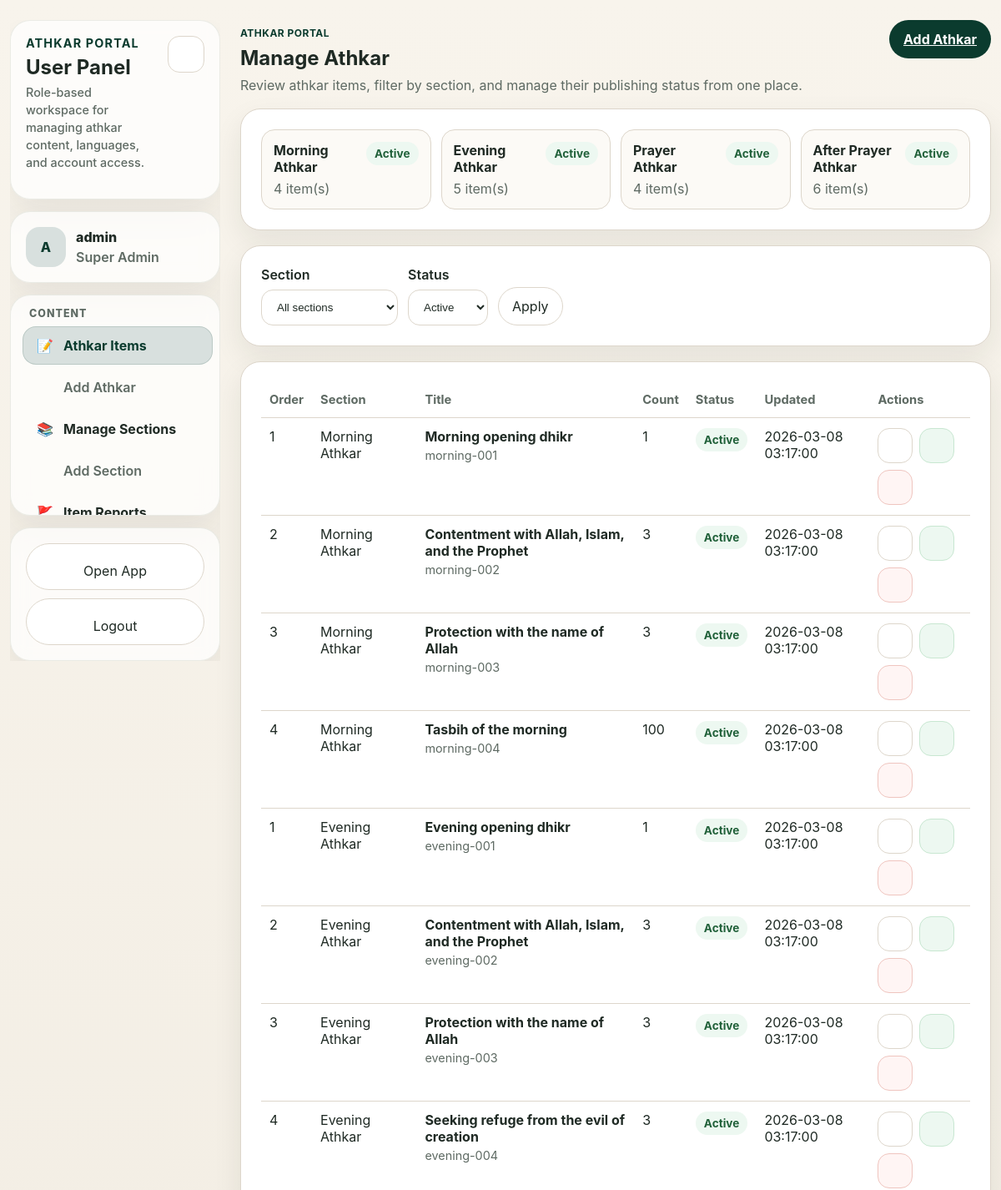
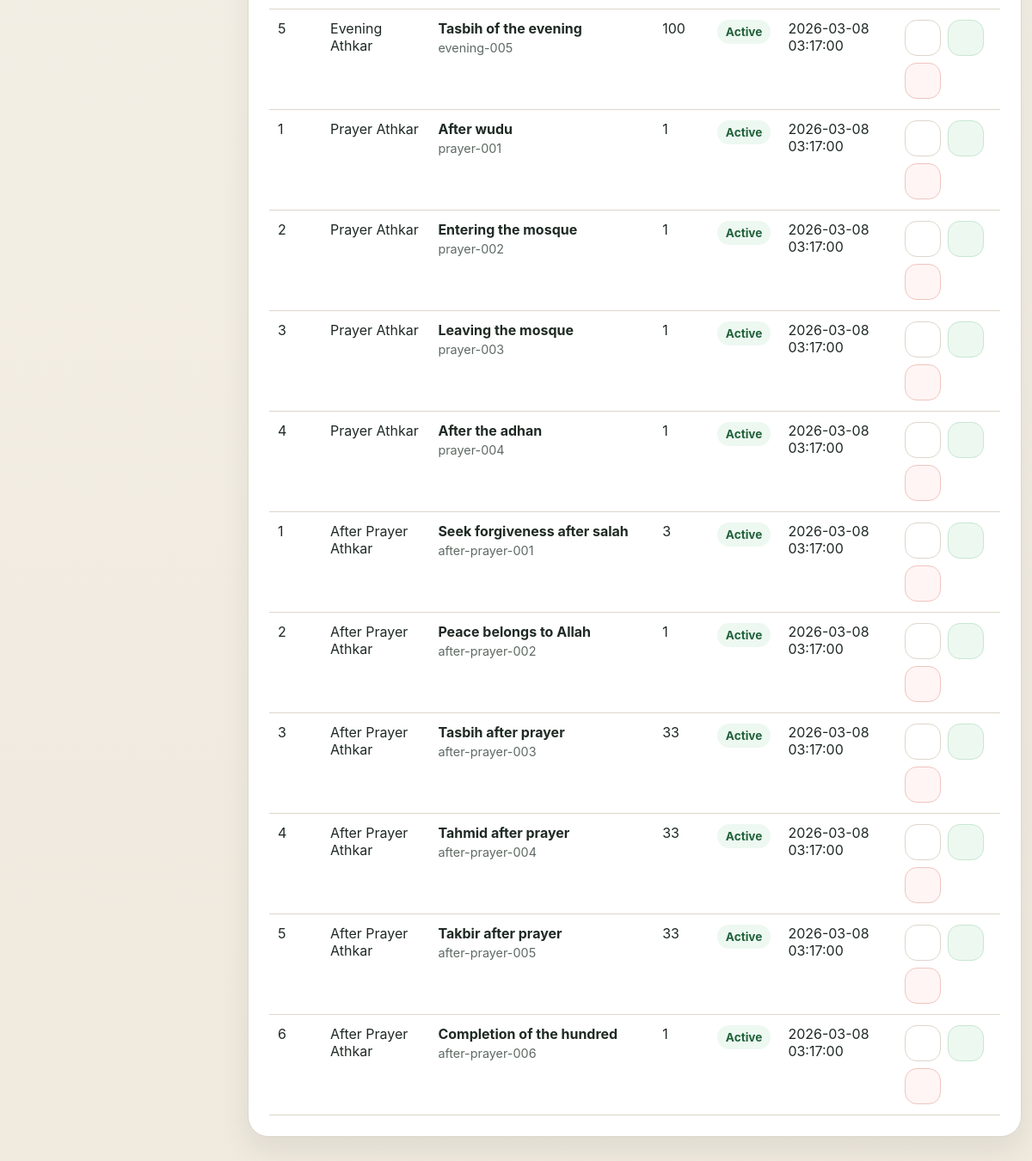
/user/index.php (signed in), run on the app's committed database (2 pictures, top to bottom).
### tables this page shows
CREATE TABLE IF NOT EXISTS athkar_sections (
  slug VARCHAR(50) NOT NULL PRIMARY KEY,
  label VARCHAR(100) NOT NULL,
  description VARCHAR(255) DEFAULT NULL,
  icon VARCHAR(16) DEFAULT NULL,
  display_order INT UNSIGNED NOT NULL DEFAULT 1,
  is_active TINYINT(1) NOT NULL DEFAULT 1,
  created_at TIMESTAMP NOT NULL DEFAULT CURRENT_TIMESTAMP,
  updated_at TIMESTAMP NOT NULL DEFAULT CURRENT_TIMESTAMP ON UPDATE CURRENT_TIMESTAMP
);

CREATE TABLE IF NOT EXISTS athkar_items (
  id INT UNSIGNED NOT NULL AUTO_INCREMENT PRIMARY KEY,
  item_key VARCHAR(120) NOT NULL,
  section_slug VARCHAR(50) NOT NULL,
  title VARCHAR(255) NOT NULL,
  arabic TEXT NOT NULL,
  transliteration TEXT DEFAULT NULL,
  translation TEXT DEFAULT NULL,
  source TEXT DEFAULT NULL,
  repetition_count INT UNSIGNED NOT NULL DEFAULT 1,
  display_order INT UNSIGNED NOT NULL DEFAULT 1,
  is_active TINYINT(1) NOT NULL DEFAULT 1,
  created_at TIMESTAMP NOT NULL DEFAULT CURRENT_TIMESTAMP,
  updated_at TIMESTAMP NOT NULL DEFAULT CURRENT_TIMESTAMP ON UPDATE CURRENT_TIMESTAMP,
  UNIQUE KEY uniq_item_key (item_key),
  KEY idx_section_order (section_slug, display_order),
  CONSTRAINT fk_athkar_items_section
    FOREIGN KEY (section_slug) REFERENCES athkar_sections (slug)
    ON UPDATE CASCADE
    ON DELETE RESTRICT
);

### config/auth.php (called while the page is built, shortened)
<?php
function admin_is_logged_in(): bool
{
    return !empty($_SESSION['athkar_admin']) && is_array($_SESSION['athkar_admin']);
}
function admin_current_user(): ?array
{
    return admin_is_logged_in() ? $_SESSION['athkar_admin'] : null;
}
function admin_current_role(): ?string
{
    $u = admin_current_user();
    $role = (string)($u['role'] ?? '');
    if ($role !== '') return $role;
    return ATHKAR_ROLE_EDITOR;
}
function admin_is_editor(): bool
{
    $r = admin_current_role();
    return $r === ATHKAR_ROLE_EDITOR || $r === ATHKAR_ROLE_SUPER;
}
function esc(?string $value): string
{
    return htmlspecialchars((string)$value, ENT_QUOTES, 'UTF-8');
}
function role_label(?string $role): string
{
    if ($role === ATHKAR_ROLE_SUPER) return 'Super Admin';
    return 'User';
}

### user/index.php (the view, shortened to what this page needs)
<?php
require_once __DIR__ . '/../config/auth.php';
$pdo = app_pdo();
$statusFilter = trim((string)($_GET['status'] ?? 'active'));
$sectionStats = $pdo->query(
    'SELECT s.slug, s.label, s.is_active, COUNT(i.id) AS item_count
     FROM athkar_sections s
     LEFT JOIN athkar_items i ON i.section_slug = s.slug
     GROUP BY s.slug, s.label, s.is_active, s.display_order
     ORDER BY s.display_order ASC, s.slug ASC'
)->fetchAll();
$sql = 'SELECT i.id, i.item_key, i.title, i.section_slug, i.repetition_count, i.display_order, i.is_active, i.updated_at, s.label AS section_label
        FROM athkar_items i
        INNER JOIN athkar_sections s ON s.slug = i.section_slug
        WHERE 1=1';
$params = [];
if ($statusFilter === 'active') {
    $sql .= ' AND i.is_active = 1';
} elseif ($statusFilter === 'inactive') {
    $sql .= ' AND i.is_active = 0';
}
$sql .= ' ORDER BY s.display_order ASC, i.display_order ASC, i.id ASC';
$stmt = $pdo->prepare($sql);
$stmt->execute($params);
$items = $stmt->fetchAll();
?><!DOCTYPE html>
<html lang="en">
<head>
  <link rel="stylesheet" href="../css/style.css" />
  <link rel="stylesheet" href="../css/admin.css" />
</head>
<body class="admin-body">
  <main class="admin-app-shell">
    <?php $activePage = 'items'; include __DIR__ . '/_nav.php'; ?>
    <section class="admin-content">
      <header class="admin-page-header">
        <div class="admin-page-title">
          <p class="eyebrow">Athkar Portal</p>
          <h1>Manage Athkar</h1>
          <p class="admin-subtitle">Review athkar items, filter by section, and manage their publishing status from one place.</p>
        </div>
        <div class="admin-page-actions">
          <a class="primary-button" href="edit.php">Add Athkar</a>
        </div>
      </header>
    <section class="admin-panel">
      <div class="admin-section-summary-grid">
        <?php foreach ($sectionStats as $section): ?>
          <article class="admin-section-summary-card">
            <div>
              <strong><?= esc($section['label']) ?></strong>
              <p><?= esc((string)$section['item_count']) ?> item(s)</p>
            </div>
            <span class="admin-status <?= (int)$section['is_active'] === 1 ? 'is-active' : 'is-inactive' ?>">
              <?= (int)$section['is_active'] === 1 ? 'Active' : 'Inactive' ?>
            </span>
          </article>
        <?php endforeach; ?>
      </div>
    </section>
    <section class="admin-panel">
      <form method="get" class="admin-filter-row">
        <label class="admin-inline-field">
          <span>Section</span>
          <select class="admin-select" name="section">
            <option value="">All sections</option>
          </select>
        </label>
        <label class="admin-inline-field">
          <span>Status</span>
          <select class="admin-select" name="status">
            <option value="active" <?= $statusFilter === 'active' ? 'selected' : '' ?>>Active</option>
          </select>
        </label>
        <button class="ghost-button" type="submit">Apply</button>
      </form>
    </section>
    <section class="admin-panel">
      <div class="admin-table-wrap">
        <table class="admin-table">
          <thead>
            <tr>
              <th>Order</th>
              <th>Section</th>
              <th>Title</th>
              <th>Count</th>
              <th>Status</th>
              <th>Updated</th>
              <th>Actions</th>
            </tr>
          </thead>
          <tbody>
            <?php foreach ($items as $item): ?>
              <tr>
                <td><?= esc((string)$item['display_order']) ?></td>
                <td><?= esc($item['section_label']) ?></td>
                <td>
                  <div class="admin-title-cell">
                    <strong><?= esc($item['title']) ?></strong>
                    <span><?= esc($item['item_key']) ?></span>
                  </div>
                </td>
                <td><?= esc((string)$item['repetition_count']) ?></td>
                <td>
                  <span class="admin-status <?= (int)$item['is_active'] === 1 ? 'is-active' : 'is-inactive' ?>">
                    <?= (int)$item['is_active'] === 1 ? 'Active' : 'Inactive' ?>
                  </span>
                </td>
                <td><?= esc($item['updated_at']) ?></td>
                <td>
                  <div class="admin-action-row">
                    <a class="ghost-button admin-icon-button" href="edit.php?id=<?= esc((string)$item['id']) ?>" title="Edit athkar" aria-label="Edit athkar"><?= admin_icon('edit') ?></a>
                    <form method="post" action="toggle.php">
                      <button class="ghost-button admin-icon-button <?= (int)$item['is_active'] === 1 ? 'is-toggle-active' : 'is-toggle-inactive' ?>" type="submit" title="<?= (int)$item['is_active'] === 1 ? 'Deactivate athkar' : 'Activate athkar' ?>" aria-label="<?= (int)$item['is_active'] === 1 ? 'Deactivate athkar' : 'Activate athkar' ?>">
                      </button>
                    </form>
                    <form method="post" action="delete.php" onsubmit="return confirm('Delete this athkar permanently?');">
                      <button class="ghost-button admin-icon-button is-danger" type="submit" title="Delete athkar" aria-label="Delete athkar"><?= admin_icon('delete') ?></button>
                    </form>
                  </div>
                </td>
              </tr>
            <?php endforeach; ?>
          </tbody>
        </table>
      </div>
    </section>
    </section>
  </main>
</body>
</html>

### user/_nav.php (shortened to what this page needs)
<?php
require_once __DIR__ . '/../config/auth.php';
$user = admin_current_user();
$role = admin_current_role();
$activePage = $activePage ?? '';
$currentScript = basename($_SERVER['PHP_SELF'] ?? '');
$username = (string)($user['username'] ?? '');
$avatar = strtoupper(substr($username !== '' ? $username : 'U', 0, 1));
function sidebar_link(string $href, string $label, string $pageKey, string $activePage, string $icon = ''): string {
    $cls = 'admin-sidebar-link' . ($pageKey === $activePage ? ' is-active' : '');
    $aria = $pageKey === $activePage ? ' aria-current="page"' : '';
    $iconHtml = $icon !== '' ? '<span class="admin-sidebar-link__icon">' . $icon . '</span>' : '';
    return '<a class="' . $cls . '" href="' . esc($href) . '"' . $aria . ' title="' . esc($label) . '">' . $iconHtml . '<span class="admin-sidebar-link__text">' . esc($label) . '</span></a>';
}
function sidebar_sublink(string $href, string $label, bool $isActive = false): string {
    $cls = 'admin-sidebar-sublink' . ($isActive ? ' is-active' : '');
    $aria = $isActive ? ' aria-current="page"' : '';
    return '<a class="' . $cls . '" href="' . esc($href) . '"' . $aria . '>' . esc($label) . '</a>';
}
$canEdit = admin_is_editor();
$roleLabel = role_label($role);
$currentLang = $_GET['lang'] ?? 'en';
?><button class="ghost-button admin-mobile-sidebar-open" type="button" data-admin-mobile-open aria-label="Open navigation" aria-expanded="false" title="Open navigation">
<aside class="admin-sidebar" data-admin-sidebar>
  <div class="admin-sidebar-card admin-sidebar-brand">
    <div class="admin-sidebar-brand__row">
      <div>
        <p class="admin-eyebrow">Athkar Portal</p>
        <h2>User Panel</h2>
        <p class="admin-help-inline">Role-based workspace for managing athkar content, languages, and account access.</p>
      </div>
      <div class="admin-sidebar-controls">
        <button class="ghost-button admin-sidebar-toggle" type="button" data-admin-sidebar-toggle aria-expanded="true" aria-label="Collapse sidebar" title="Collapse sidebar">
        </button>
      </div>
    </div>
  </div>
  <div class="admin-sidebar-card admin-sidebar-account">
    <span class="admin-sidebar-account__avatar"><?= esc($avatar) ?></span>
    <div class="admin-sidebar-account__meta">
      <span class="admin-sidebar-account__name"><?= esc($username) ?></span>
      <span class="admin-sidebar-account__role"><?= esc($roleLabel) ?></span>
    </div>
  </div>
  <nav class="admin-sidebar-card admin-sidebar-nav" aria-label="Portal navigation">
    <?php if ($canEdit): ?>
      <div class="admin-sidebar-group">
        <p class="admin-sidebar-group__label">Content</p>
        <?= sidebar_link('index.php', 'Athkar Items', 'items', $activePage, '📝') ?>
        <div class="admin-sidebar-subnav">
          <?= sidebar_sublink('edit.php', 'Add Athkar', $currentScript === 'edit.php') ?>
        </div>
        <?= sidebar_link('sections.php', 'Manage Sections', 'sections', $activePage, '📚') ?>
        <div class="admin-sidebar-subnav">
          <?= sidebar_sublink('section-edit.php', 'Add Section', $currentScript === 'section-edit.php') ?>
        </div>
        <?= sidebar_link('reports.php', 'Item Reports', 'reports', $activePage, '🚩') ?>
      </div>
    <?php endif; ?>
  </nav>
  <div class="admin-sidebar-card admin-sidebar-footer">
    <a class="ghost-button admin-sidebar-footer__button" href="../app/<?= esc(rawurlencode($currentLang !== '' ? $currentLang : 'en')) ?>/" target="_blank" rel="noreferrer" title="Open app">
      <span class="admin-sidebar-footer__button-text">Open App</span>
    </a>
    <a class="ghost-button admin-sidebar-footer__button" href="logout.php" title="Logout">
      <span class="admin-sidebar-footer__button-text">Logout</span>
    </a>
  </div>
</aside>

### css/style.css (style rules this page uses)
:root { --theme-accent: #0b3b2e; --theme-light-bg: #f6f3ec; --theme-light-surface: #ffffff; --theme-dark-bg: #0c1210; --theme-dark-surface: #111a16; --bg-top: var(--theme-light-bg); --bg-bottom: color-mix(in srgb, var(--theme-light-bg) 88%, white 12%); --arabic-top: color-mix(in srgb, var(--theme-light-surface) 84%, white 16%); --arabic-bottom: color-mix(in srgb, var(--theme-light-bg) 82%, var(--theme-light-surface) 18%); --panel-top: color-mix(in srgb, var(--theme-light-surface) 86%, var(--theme-light-bg) 14%); --panel-bottom: color-mix(in srgb, var(--theme-light-bg) 82%, var(--theme-light-surface) 18%); --sticky-top: color-mix(in srgb, var(--theme-light-surface) 98%, transparent); --sticky-bottom: color-mix(in srgb, var(--theme-light-surface) 88%, transparent); --dock-bg: color-mix(in srgb, var(--theme-light-surface) 96%, transparent); --overlay-bg: color-mix(in srgb, var(--theme-light-bg) 55%, transparent); --overlay-spinner: rgba(31, 42, 36, 0.12); --bg: var(--theme-light-bg); --surface: var(--theme-light-surface); --surface-soft: color-mix(in srgb, var(--theme-light-surface) 72%, var(--theme-light-bg) 28%); --text: #1f2a24; --muted: #5e6a63; --accent: var(--theme-accent); --accent-soft: color-mix(in srgb, var(--theme-accent) 16%, white 84%); --link-color: #2a69c7; --border: color-mix(in srgb, var(--theme-light-bg) 62%, #b3a794 38%); --shadow: 0 14px 34px rgba(24, 35, 28, 0.08); --radius-lg: 24px; --radius-md: 16px; --radius-sm: 12px; --dock-height: 154px; }
* { box-sizing: border-box; }
html { font-size: 16px; -webkit-text-size-adjust: 100%; }
body { transition: background-color 200ms ease, color 200ms ease; margin: 0; font-family: Inter, ui-sans-serif, system-ui, -apple-system, BlinkMacSystemFont, "Segoe UI", sans-serif; color: var(--text); background: linear-gradient(180deg, var(--bg-top) 0%, var(--bg-bottom) 100%); }
button, a { font: inherit; }
h1, h2, h3, p { margin-top: 0; }
.eyebrow { margin-bottom: 8px; color: var(--accent); font-weight: 700; letter-spacing: 0.04em; text-transform: uppercase; font-size: 0.75rem; }
.primary-button, .ghost-button { border-radius: 999px; padding: 12px 16px; border: 1px solid transparent; cursor: pointer; -webkit-tap-highlight-color: transparent; }
.primary-button { background: var(--accent); color: #fff; font-weight: 700; }
.ghost-button { background: var(--surface); border-color: var(--border); color: var(--text); }
a.ghost-button { text-decoration: none; display: inline-grid; place-items: center; }
.tap-safe, button, a, .tab-button { touch-action: manipulation; }
:root { --dock-bg: color-mix(in srgb, var(--theme-light-surface) 96%, transparent); --overlay-bg: color-mix(in srgb, var(--theme-light-bg) 55%, transparent); --overlay-spinner: color-mix(in srgb, var(--theme-dark-bg) 12%, transparent); --dock-height: 138px; }

### data on the page
athkar_sections: label "Morning Athkar", item_count "4", is_active "Active"
athkar_sections: label "Evening Athkar", item_count "5", is_active "Active"
athkar_sections: label "Prayer Athkar", item_count "4", is_active "Active"
athkar_sections: label "After Prayer Athkar", item_count "6", is_active "Active"
athkar_items: display_order "1", section_slug.label "Morning Athkar", title "Morning opening dhikr", item_key "morning-001", repetition_count "1", is_active "Active", updated_at "2026-03-08 03:17:00"
athkar_items: display_order "2", section_slug.label "Morning Athkar", title "Contentment with Allah, Islam, and the Prophet", item_key "morning-002", repetition_count "3", is_active "Active", updated_at "2026-03-08 03:17:00"
athkar_items: display_order "3", section_slug.label "Morning Athkar", title "Protection with the name of Allah", item_key "morning-003", repetition_count "3", is_active "Active", updated_at "2026-03-08 03:17:00"
athkar_items: display_order "4", section_slug.label "Morning Athkar", title "Tasbih of the morning", item_key "morning-004", repetition_count "100", is_active "Active", updated_at "2026-03-08 03:17:00"
athkar_items: display_order "1", section_slug.label "Evening Athkar", title "Evening opening dhikr", item_key "evening-001", repetition_count "1", is_active "Active", updated_at "2026-03-08 03:17:00"
athkar_items: display_order "2", section_slug.label "Evening Athkar", title "Contentment with Allah, Islam, and the Prophet", item_key "evening-002", repetition_count "3", is_active "Active", updated_at "2026-03-08 03:17:00"
athkar_items: display_order "3", section_slug.label "Evening Athkar", title "Protection with the name of Allah", item_key "evening-003", repetition_count "3", is_active "Active", updated_at "2026-03-08 03:17:00"
athkar_items: display_order "4", section_slug.label "Evening Athkar", title "Seeking refuge from the evil of creation", item_key "evening-004", repetition_count "3", is_active "Active", updated_at "2026-03-08 03:17:00"
athkar_items: display_order "5", section_slug.label "Evening Athkar", title "Tasbih of the evening", item_key "evening-005", repetition_count "100", is_active "Active", updated_at "2026-03-08 03:17:00"
athkar_items: display_order "1", section_slug.label "Prayer Athkar", title "After wudu", item_key "prayer-001", repetition_count "1", is_active "Active", updated_at "2026-03-08 03:17:00"
athkar_items: display_order "2", section_slug.label "Prayer Athkar", title "Entering the mosque", item_key "prayer-002", repetition_count "1", is_active "Active", updated_at "2026-03-08 03:17:00"
athkar_items: display_order "3", section_slug.label "Prayer Athkar", title "Leaving the mosque", item_key "prayer-003", repetition_count "1", is_active "Active", updated_at "2026-03-08 03:17:00"
athkar_items: display_order "4", section_slug.label "Prayer Athkar", title "After the adhan", item_key "prayer-004", repetition_count "1", is_active "Active", updated_at "2026-03-08 03:17:00"
athkar_items: display_order "1", section_slug.label "After Prayer Athkar", title "Seek forgiveness after salah", item_key "after-prayer-001", repetition_count "3", is_active "Active", updated_at "2026-03-08 03:17:00"
athkar_items: display_order "2", section_slug.label "After Prayer Athkar", title "Peace belongs to Allah", item_key "after-prayer-002", repetition_count "1", is_active "Active", updated_at "2026-03-08 03:17:00"
athkar_items: display_order "3", section_slug.label "After Prayer Athkar", title "Tasbih after prayer", item_key "after-prayer-003", repetition_count "33", is_active "Active", updated_at "2026-03-08 03:17:00"
athkar_items: display_order "4", section_slug.label "After Prayer Athkar", title "Tahmid after prayer", item_key "after-prayer-004", repetition_count "33", is_active "Active", updated_at "2026-03-08 03:17:00"
athkar_items: display_order "5", section_slug.label "After Prayer Athkar", title "Takbir after prayer", item_key "after-prayer-005", repetition_count "33", is_active "Active", updated_at "2026-03-08 03:17:00"
athkar_items: display_order "6", section_slug.label "After Prayer Athkar", title "Completion of the hundred", item_key "after-prayer-006", repetition_count "1", is_active "Active", updated_at "2026-03-08 03:17:00"

### other printed values
$avatar "A"
$username "admin"
$roleLabel "Super Admin"
$label "Add Athkar Add Section"
